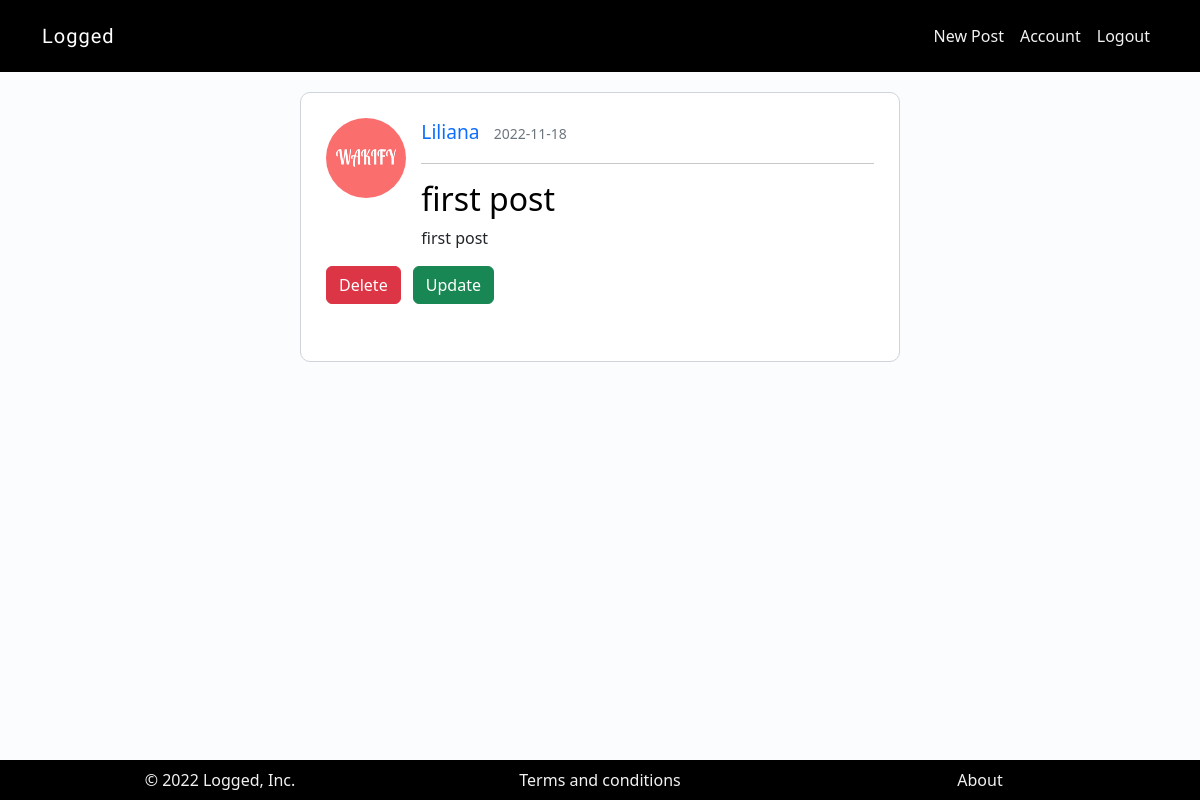
The app's page /post/1 (signed in) with its own data.
### blogapp/models.py (models this page shows, shortened)
class User(db.Model):
    id = db.Column(db.Integer, primary_key=True)
    name = db.Column(db.String, nullable=False)
    username = db.Column(db.String, unique=True, nullable=False)
    email = db.Column(db.String, unique=True, nullable=False)
    password = db.Column(db.String(40), nullable=False)
    profile_picture = db.Column(db.String, nullable=False, default="default.jpeg")
    summary = db.Column(db.String)
    posts = db.relationship("Post", backref="author", lazy=True)

class Post(db.Model):
    id = db.Column(db.Integer, primary_key=True)
    title = db.Column(db.String(100), nullable=False)
    postedOn = db.Column(db.DateTime, nullable=False, default=datetime.utcnow)
    text = db.Column(db.Text, nullable=False)
    user_id = db.Column(db.Integer, db.ForeignKey("user.id"), nullable=False)

### blogapp/post_routes.py (the view)
@app.route("/post/<int:id>")
def single_post(id):
    post = db.session.execute(db.select(Post).where(
            Post.id == id)).scalar()
    return render_template("post.html", post = post)

### blogapp/templates/post.html (shortened to what this page needs)
{% extends 'layout.html' %}
{% block content %}
<div class="container posts">
    <div class="row">
        <div class="col-3 col-md-2">
            <img class="picture_post" src="../static/uploads/{{post.author.profile_picture}}" alt="Profile Picture">
        </div>
        <div class="col-9 col-md-10">
            <div>
                <a class="post-author mr-2" href="/{{post.user_id}}">{{ post.author.name }}</a>
                <small class="text-muted">{{ post.postedOn.strftime("%Y-%m-%d") }}</small>
            </div>
            <hr>
            <div class="post-text">
                <h2><a class="post-title" href="/post/{{post.id}}">{{ post.title }}</a></h2>
                <p class="post-content">{{ post.text }}</p>
            </div>
        </div>
        {% if post.user_id == session["user_id"] %}
        <ul class="list-inline">
            <li class="list-inline-item">
                <form action="/delete/post/{{post.id}}" method="POST">
                    <div class="mb-3 ">
                        <button type="submit" class="btn btn-danger">Delete</button>
                    </div>
                </form>
            </li>
            <li class="list-inline-item">
                <form action="/updateform/post/{{post.id}}" method="POST">
                    <div class="mb-3 ">
                        <button type="submit" class="btn btn-success">Update</button>
                    </div>
                </form>
            </li>
        </ul>
        {% endif %}
    </div>
</div>
{% endblock %}

### blogapp/static/css/style.css (style rules this page uses)
body { background-color: #fafcfd; }
.signup, .login, .account, .homepage, .posts { margin: 50px auto; width: 70%; padding: 20px; border: 1px solid #ced4da; border-radius: 10px; background-color: #ffffff; }
.posts { margin: 20px auto; }
.picture_post { width:50px; height:50px; border-radius: 50%; }
.post-author { font-size: 1.2em; padding-right: 10px; text-decoration: none; }
.post-title { text-decoration: none; color: #000; }
@media only screen and (min-width: 768px) { .signup, .login, .homepage, .posts { width: 50%; padding: 25px; } }
@media only screen and (min-width: 992px) { .picture_post { width: 80px; height: 80px; } }

### records on screen
User: author.profile_picture (picture), author.name "Liliana"
Post: postedOn "2022-11-18", title "first post", text "first post"
